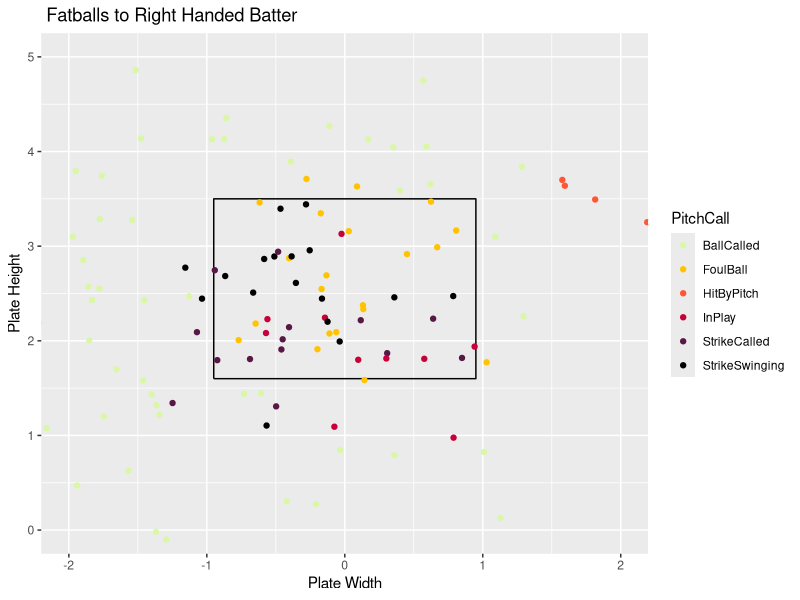
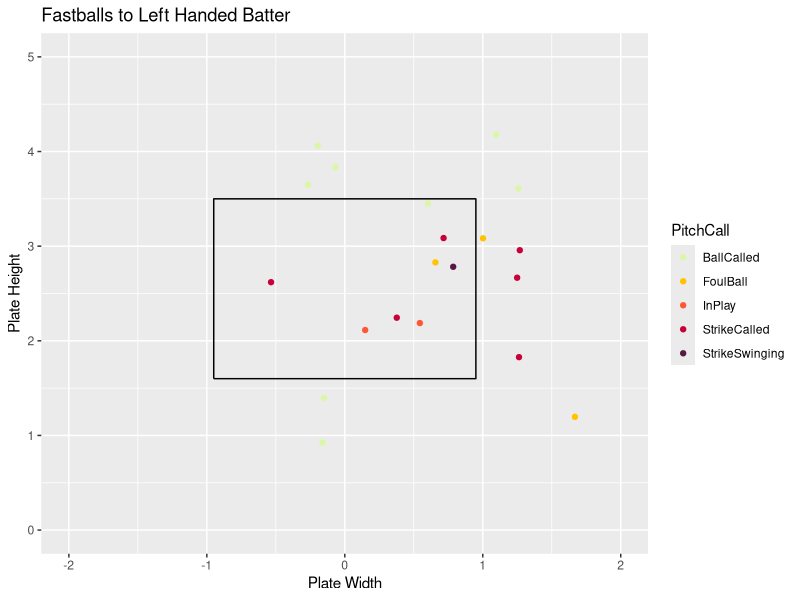

Recreate these plots in R, in order.
## ---- chunk 1
knitr::opts_chunk$set(fig.align = "center", fig.width = 4, fig.height = 4, comment = NA, message = FALSE, warning = FALSE, echo = FALSE)
library(readr)
library(dplyr)
library(ggplot2)
library(tidyverse)
Master <- read_csv("Master.csv")
Pitcher <- Master %>%
  filter(Pitcher == "Cole, Phillip")
x <- c(-.95,.95,.95,-.95,-.95)
z <- c(1.6,1.6,3.5,3.5,1.6)
sz <- data_frame(x, z)
## ---- chunk 2
FastballsThrownR <- Pitcher %>%
  filter(TaggedPitchType == "Fastball" & BatterSide == "Right" & RelSpeed)
ggplot() +
  geom_path(data = sz, aes(x = x, y = z)) +
  coord_equal() +
  xlab("Plate Width") +
  ylab("Plate Height") +
  ggtitle(" Fatballs to Right Handed Batter") +
  geom_point(data = FastballsThrownR,aes(x = PlateLocSide, y = PlateLocHeight, color = PitchCall)) +
  coord_cartesian(xlim = c(-2, 2), ylim = c(0, 5)) +
  scale_color_discrete(limits = c("StrikeSwinging" ,"StrikeCalled", "BallCalled", "HitByPitch", "InPlay", "FoulBall", "Undefined")) +
  scale_color_manual(values = c("#DAF7A6","#FFC300", "#FF5733", "#C70039", "#581845", "#000000", "#009E73"))
## ---- chunk 3
FastballsThrownL <- Pitcher %>%
  filter(TaggedPitchType == "Fastball" & BatterSide == "Left")
ggplot() +
  geom_path(data = sz, aes(x = x, y = z)) +
  coord_equal() +
  xlab("Plate Width") +
  ylab("Plate Height") +
  ggtitle("Fastballs to Left Handed Batter") +
  geom_point(data = FastballsThrownL,aes(x = PlateLocSide, y = PlateLocHeight, color = PitchCall)) +
  coord_cartesian(xlim = c(-2, 2), ylim = c(0, 5)) +
  scale_color_discrete(limits = c("StrikeSwinging" ,"StrikeCalled", "BallCalled", "HitByPitch", "InPlay", "FoulBall", "Undefined")) +
  scale_color_manual(values = c("#DAF7A6","#FFC300", "#FF5733", "#C70039", "#581845", "#000000", "#009E73"))
